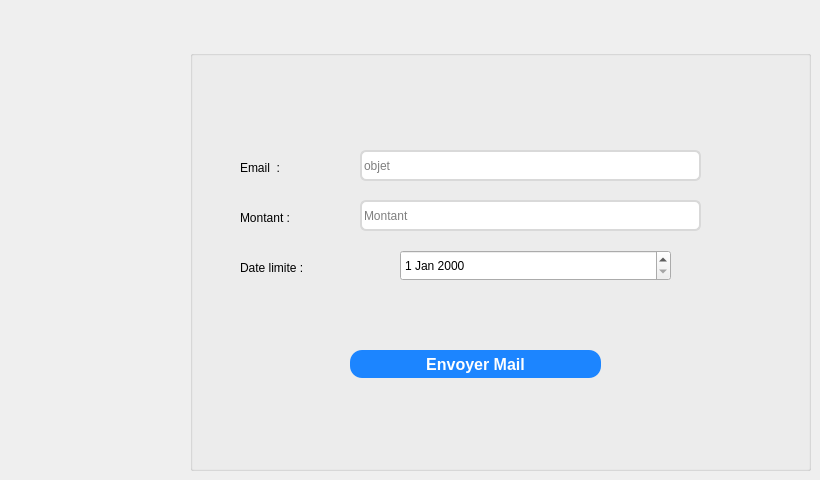
      <widget class="QWidget" name="tab">
       <attribute name="title">
        <string>Facture Mails</string>
       </attribute>
       <widget class="QGroupBox" name="groupBox_14">
        <property name="geometry">
         <rect>
          <x>190</x>
          <y>50</y>
          <width>621</width>
          <height>421</height>
         </rect>
        </property>
        <property name="styleSheet">
         <string notr="true">/* Style for a QGroupBox for login information */
QGroupBox {
    border: 2px solid #bdc3c7; /* Border with default color */
    border-radius: 8px; /* Rounded corners */
    margin-top: 10px; /* Top margin */
    background-color: #ffffff;
; /* Background color */
}

/* Style for the title of the QGroupBox */
QGroupBox::title {
    subcontrol-origin: margin;
    subcontrol-position: top left;
    left: 10px; /* Offset the title to the left */
    padding: 0 5px; /* Internal padding for the title */
    font-size: 16px; /* Title font size */
    color: #2c3e50; /* Title text color */

}a
</string>
        </property>
        <property name="title">
         <string/>
        </property>
        <widget class="QPushButton" name="sendMail">
         <property name="geometry">
          <rect>
           <x>160</x>
           <y>300</y>
           <width>251</width>
           <height>28</height>
          </rect>
         </property>
         <property name="sizePolicy">
          <sizepolicy hsizetype="Preferred" vsizetype="Preferred">
           <horstretch>0</horstretch>
           <verstretch>0</verstretch>
          </sizepolicy>
         </property>
         <property name="minimumSize">
          <size>
           <width>93</width>
           <height>28</height>
          </size>
         </property>
         <property name="styleSheet">
          <string notr="true">QPushButton{
	padding: 0px 16px;


width: 86px;
height: 48px;
left: 1996px;
top: 64px;

/* Blue/50 */
background: rgb(28,133,255);
border-radius: 12px;


/* Button */

width: 54px;
height: 24px;

font-family: 'Inter';
font-style: normal;
font-weight: 800;
font-size: 16px;
line-height: 24px;
/* identical to box height, or 150% */

/* Base/100 */
color: white;
font: 87 8.5pt &quot;Segoe UI Black&quot;;
}

QPushButton:hover{
	padding: 0px 16px;


width: 86px;
height: 48px;
left: 1996px;
top: 64px;

/* Blue/50 */
background: #0B28C2;
border-radius: 12px;


/* Button */

width: 54px;
height: 24px;

font-family: 'Inter';
font-style: normal;
font-weight: 800;
font-size: 16px;
line-height: 24px;
/* identical to box height, or 150% */

/* Base/100 */
color: white;
}


QPushButton:pressed{
	padding: 0px 16px;


width: 86px;
height: 48px;
left: 1996px;
top: 64px;

/* Blue/50 */
background: #081E91;
border-radius: 12px;


/* Button */

width: 54px;
height: 24px;

font-family: 'Inter';
font-style: normal;
font-weight: 800;
font-size: 16px;
line-height: 24px;
/* identical to box height, or 150% */

/* Base/100 */
color: white;
}

</string>
         </property>
         <property name="text">
          <string>Envoyer Mail</string>
         </property>
        </widget>
        <widget class="QLineEdit" name="Email">
         <property name="geometry">
          <rect>
           <x>170</x>
           <y>100</y>
           <width>341</width>
           <height>31</height>
          </rect>
         </property>
         <property name="styleSheet">
          <string notr="true">



position: absolute;
width: 428px;
height: 50px;
left: 1122px;
top: 327px;
background-color: #ffffff;

border: 2px solid #D9D9D9;
border-radius: 6px;
</string>
         </property>
         <property name="placeholderText">
          <string>objet</string>
         </property>
        </widget>
        <widget class="QLabel" name="label_58">
         <property name="geometry">
          <rect>
           <x>50</x>
           <y>160</y>
           <width>101</width>
           <height>16</height>
          </rect>
         </property>
         <property name="styleSheet">
          <string notr="true">font: 87 9pt &quot;Arial Black&quot;;</string>
         </property>
         <property name="text">
          <string>Montant :</string>
         </property>
        </widget>
        <widget class="QLabel" name="label_60">
         <property name="geometry">
          <rect>
           <x>50</x>
           <y>110</y>
           <width>56</width>
           <height>16</height>
          </rect>
         </property>
         <property name="styleSheet">
          <string notr="true">font: 87 9pt &quot;Arial Black&quot;;</string>
         </property>
         <property name="text">
          <string>Email  :</string>
         </property>
        </widget>
        <widget class="QLineEdit" name="montant">
         <property name="geometry">
          <rect>
           <x>170</x>
           <y>150</y>
           <width>341</width>
           <height>31</height>
          </rect>
         </property>
         <property name="styleSheet">
          <string notr="true">

position: absolute;
width: 428px;
height: 50px;
left: 1122px;
top: 327px;
background-color: #ffffff;

border: 2px solid #D9D9D9;
border-radius: 6px;
</string>
         </property>
         <property name="text">
          <string/>
         </property>
         <property name="placeholderText">
          <string>Montant</string>
         </property>
        </widget>
        <widget class="QLabel" name="label_62">
         <property name="geometry">
          <rect>
           <x>50</x>
           <y>210</y>
           <width>111</width>
           <height>16</height>
          </rect>
         </property>
         <property name="styleSheet">
          <string notr="true">font: 87 9pt &quot;Arial Black&quot;;</string>
         </property>
         <property name="text">
          <string>Date limite :</string>
         </property>
        </widget>
        <widget class="QDateEdit" name="datelimite">
         <property name="geometry">
          <rect>
           <x>210</x>
           <y>200</y>
           <width>271</width>
           <height>31</height>
          </rect>
         </property>
        </widget>
       </widget>
      </widget>
